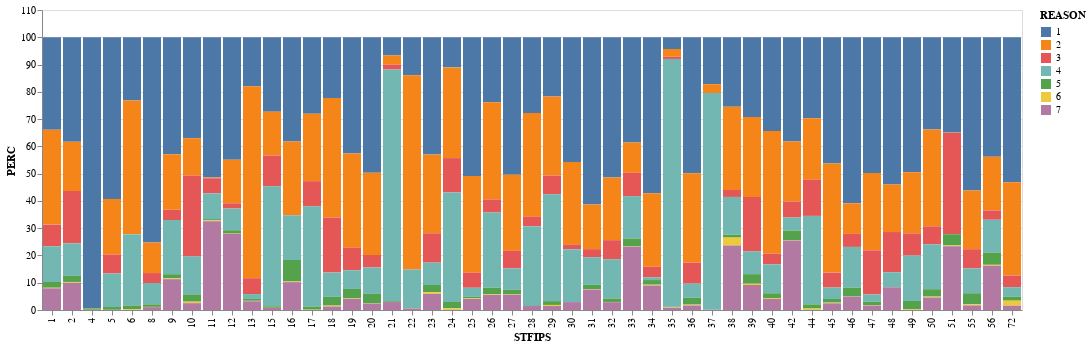

Source (notebook cell):
### Code cell
%matplotlib inline

import altair as alt

#completion_df.groupby(['STFIPS'])['COUNT'].plot.barh(stacked=True,title='DISCHARGE RATES BY STATE', figsize=(8,10))

bar = alt.Chart(completion_df).mark_bar().encode(
    x='STFIPS:N',
    y='PERC',
    color='REASON:N',
#    order=alt.Order('PERC', sort='ascending'
#                   )
)

bar

### Figure 1 — Vega-Lite specification as saved in the notebook (floating-point values rounded to 4 significant figures; data arrays with more than 128 entries replaced by an {"elided": "..."} marker saying what was removed)
{"config": {"view": {"continuousWidth": 400, "continuousHeight": 300}}, "data": {"name": "data-231732a8aa8847f8dbd5296a64f951e3"}, "mark": "bar", "encoding": {"color": {"field": "REASON", "type": "nominal"}, "x": {"field": "STFIPS", "type": "nominal"}, "y": {"field": "PERC", "type": "quantitative"}}, "$schema": "https://vega.github.io/schema/vega-lite/v4.17.0.json", "datasets": {"data-231732a8aa8847f8dbd5296a64f951e3": {"elided": "338 records"}}}
